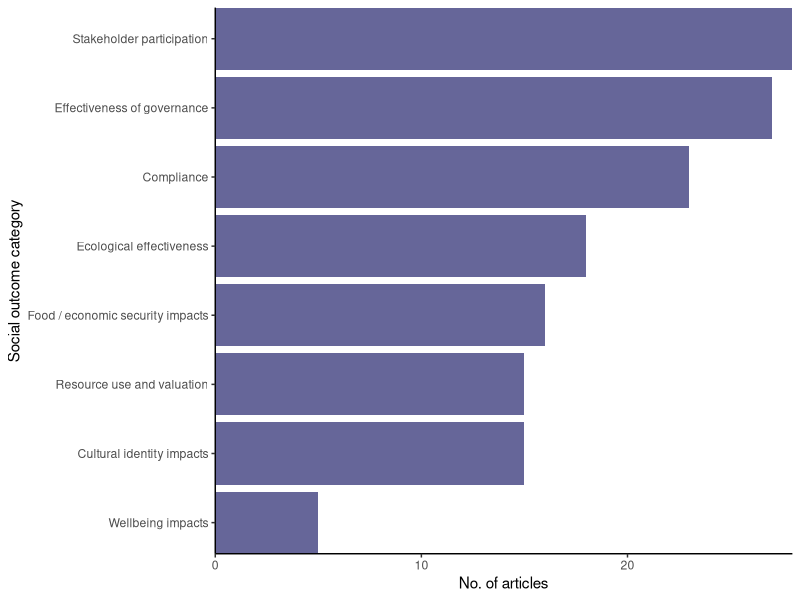
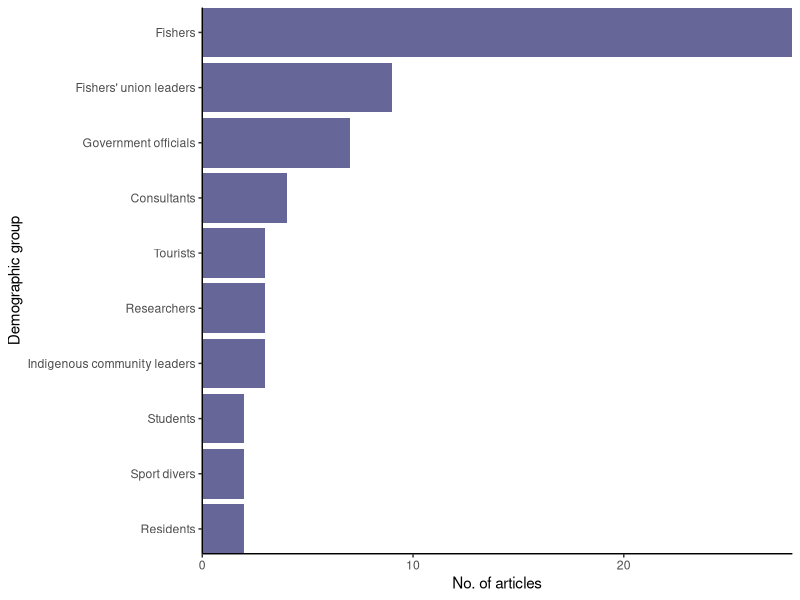

These charts were generated, in order, by the following R code: (Note: this script raises an error after producing the figures.)
#### SOCIAL OUTCOMES and TAXONOMIC GROUPS

## User perception categories

library(readr)
metadata <- read_csv("metadata_final.csv", skip=1)
library(tidyverse) 
library(ggplot2)


# No of papers per user perception category
social_data<-metadata%>%
  filter(`Outcome category`=="User perception")%>%
  group_by(`Outcome measure`, `Covidence ID`)%>%
  distinct(`Outcome measure`, `Covidence ID`)%>%
  ungroup()%>%
  count(`Outcome measure`)%>%
  filter(n>1)

social_plot<-ggplot(social_data, aes(x=reorder(`Outcome measure`, n), y=n))+  
  geom_bar(stat = "identity")+
  coord_flip() +               
  theme_classic()+
  geom_col(fill = "#666699")+
  scale_y_continuous(expand = c(0,0))+
  scale_x_discrete(expand = c(0,0))+
  labs(y="No. of articles", x="Social outcome category")
social_plot
#ggsave("social_plot.png", plot=social_plot, dpi=600)

unique(social_data$`Outcome measure`)


# _ _ _ _ _ _ _ _ _ _ _ _ _ _ _ _ _ _ _ _ _ _ _ _ _ _ _ _ _ _ _ _ _ _ _ _ _ _ _

# Demographic groups
demo_groups<-metadata%>%
  filter(!`Demographic groups`=="N/A")%>%
  separate_rows(`Demographic groups`, sep=",")%>%
  mutate(demo_clean = str_remove(`Demographic groups`, "\\s*\\(.*\\)")) %>%
  mutate(demo_clean = str_trim(demo_clean))%>%
  mutate(demo_clean=case_when(
    demo_clean == "Artisanal fishermen" ~ "Fishers",
    demo_clean == "Artisanal fishers" ~ "Fishers",
    demo_clean == "Fishing Leaders" ~ "Fishers' union leaders",
    demo_clean == "Fishing leaders" ~ "Fishers' union leaders",
    demo_clean == "Fishing union Directorates" ~ "Fishers' union leaders",
    demo_clean == "Leaders of fisher's organisations" ~ "Fishers' union leaders",
    demo_clean == "Syndicate members" ~ "Fishers",
    demo_clean == "Government agencies / representatives" ~ "Government officials",
    demo_clean == "Government representative" ~ "Government officials",
    demo_clean == "State representatives" ~ "Government officials",
    demo_clean == "Government institutions" ~ "Government officials",
    demo_clean == "Government official" ~ "Government officials",
    demo_clean == "Union leaders" ~ "Fishers' union leaders",
    demo_clean == "Seaweed farmer unions" ~ "Fishers",
    demo_clean == "Fishers associations representatives" ~ "Fishers' union leaders",
    demo_clean == "Fishers' leaders" ~ "Fishers' union leaders",
    demo_clean == "Fishers' organisation leaders" ~ "Fishers' union leaders",
    demo_clean == "Academics" ~ "Researchers",
    demo_clean == "resident" ~ "Residents",
    demo_clean == "Local people" ~ "Residents",
    demo_clean == "Syndicates' commission" ~ "Fishers' union leaders",
    demo_clean == "Commissioners" ~ "Fishers' union leaders",
    demo_clean == "SUBPESCA directors" ~ "Government officials",
    demo_clean == "SERNAPESCA director" ~ "Government officials",
    demo_clean == "Leader of sport divers organisation" ~ "Sport divers",
    demo_clean == "Divers" ~ "Sport divers",
    demo_clean == "Indigenous Peoples" ~ "Indigenous community leaders",
    demo_clean == "Indigenous community leader" ~ "Indigenous community leaders",
    demo_clean == "NGOs" ~ "NGO staff",
    demo_clean == "Technical consultant" ~ "Consultants",
    demo_clean == "Experts" ~ "Consultants",
    demo_clean == "aquaculture workers" ~ "Fishers",
    demo_clean == "TURF members" ~ "Fishers",
    TRUE ~ demo_clean  # keep other values unchanged
  ))%>%
  distinct(`Covidence ID`, demo_clean)

# Demographic groups of participants (from user perception measures only)

only_demo<-demo_groups%>%
  filter(!`Covidence ID`%in% c( "#191", "#86" , "#288", "#213" ,"#112"))%>%
  distinct(`Covidence ID`, demo_clean)%>%
  count(demo_clean)%>%
  filter(n>1)


new_demo<-ggplot(only_demo, aes(x=reorder(demo_clean, n), y=n))+
  geom_bar(stat = "identity")+
  coord_flip() +               
  theme_classic()+
  geom_col(fill = "#666699")+
  labs(y="No. of articles", x="Demographic group")+
  scale_y_continuous(expand = c(0,0))+
  scale_x_discrete(expand = c(0,0))
new_demo
#ggsave("demo_plot.png", plot=new_demo, dpi=500)


# _ _ _ _ _ _ _ _ _ _ _ _ _ _ _ _ _ _ _ _ _ _ _ _ _ _ _ _ _ _ _ _ _ _ _ _ _ _ _

## Species data
  

## TAXONOMIC GROUP BY MANAGEMENT TYPE
taxon_site <- metadata %>%
  left_join(
    grouped_management %>% select(`Covidence ID`, site),
    by = "Covidence ID"
  )%>%
  select(`Covidence ID`, Taxon, site) %>%
  filter(Taxon != "N/A") %>%
  mutate(new_taxon = case_when(
    Taxon %in% c("Benthic assemblages", "Benthic communities") ~ "Benthic fauna",
    Taxon == "Invertebrate" ~ "Invertebrates",
    Taxon == "Keyhole limpet, Trematode parasite" ~ "Keyhole limpet",
    Taxon == "Fish" ~ "Reef fish",
    TRUE ~ Taxon
  )) %>%
  group_by(`Covidence ID`, new_taxon) %>%
  distinct() %>%
  ungroup()

length(unique(taxon_site$`Covidence ID`))

top_taxa_site <- taxon_site %>%
  count(new_taxon) %>%
  slice_max(n, n = 10) %>%
  pull(new_taxon)


taxon_site <- taxon_site %>%
  filter(new_taxon %in% top_taxa) %>%
  count(new_taxon, site) %>%
  mutate(new_taxon = fct_reorder(new_taxon, -n, .fun = sum))%>%
  filter(!site=="N/A")

ggplot(taxon_site,
       aes(x = new_taxon, y = n, fill = site)) +
  geom_col() +
  # coord_flip() +
  theme_classic() +
  # scale_fill_viridis_d(option="G") +
  labs(y = "No. of articles", x = "Taxonomic group")+
  theme(
    legend.text = element_text(size = 9.5),
    legend.title = element_text(size = 10)
  )+
  theme(axis.text.x = element_text(angle = 45, vjust = 1, hjust=1))+
  scale_fill_manual(
    name = "Management type",
    values = c("#01082D", "steelblue", "#DEF5E5FF"),
    labels = c("MPA", "TURF", "TURF+MPA"))+
  scale_y_continuous(expand = c(0,0))+
  scale_x_discrete(expand = c(0,0))
# ggsave("taxon_bar.png", dpi=500)


# _ _ _ _ _ _ _ _ _ _ _ _ _ _ _ _ _ _ _ _ _ _ _ _ _ _ _ _ _ _ _ _ _ _ _ _ _ _ _
## No of papers per species
species_data<-metadata%>%
  select(`Covidence ID`, Species)%>%
  filter(!Species=="N/A")%>%
  mutate(new_species = case_when(
    Species == "Fissurella latimarginata" ~ "Fissurella spp",
    Species == "Fissurella Latimarginata" ~ "Fissurella spp",    
    Species == "Fissurella crassa" ~ "Fissurella spp",
    Species == "Fissurella limbata" ~ "Fissurella spp",
    Species == "Fissurella picta" ~ "Fissurella spp",
    TRUE ~ Species  # keep other values unchanged
  ))%>%
  group_by(`Covidence ID`, new_species)%>%
  distinct()%>%
  ungroup()%>%
  count(new_species)%>%
  slice_max(n, n=10)

ggplot(species_data, aes(x=reorder(new_species, n), y=n))+
  geom_bar(stat = "identity")+
  coord_flip() +               
  theme_classic()+
  geom_col(fill = "darkblue")+
  labs(y="Number of publications", x="Taxa")+
  scale_y_continuous(expand = c(0,0))+
  scale_x_discrete(expand = c(0,0))
